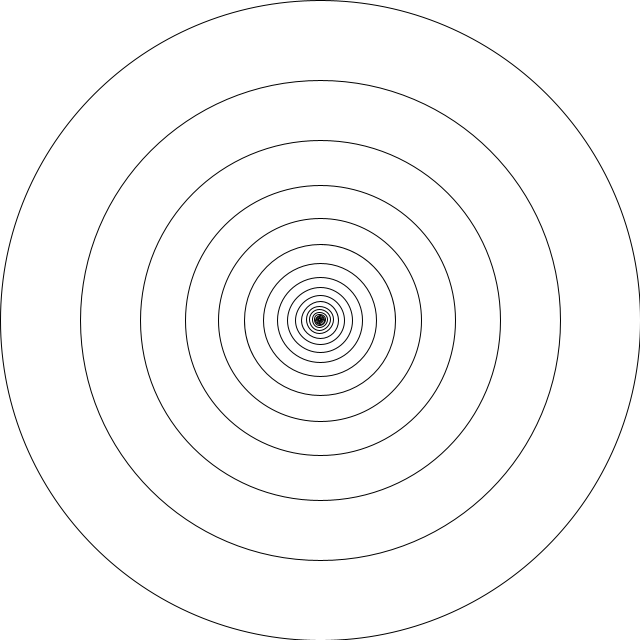
Frame 1 (no input)
Frame 2 (the mouse pressed at the canvas centre, redrawn once): identical to frame 1, image omitted

The Processing sketch that drew this single still picture (run headless with seeded random() and noise(); the mouse was pressed at the canvas centre and the sketch redrawn once):

// Processing sketch: Recursion_01
// ── Recursion_01.pde
/*

 Intro to Generative Art Workshop by Liu Chang
 3.05.2017 @Queens Museum, Queens, New York
 
 Below is a code example for the exercise section.
 Only for education purpose.
 
 www.liuchang.work
 
 */

// Simple Recursion

void setup() {
  size(640,640);  
}

void draw() {
  background(255);
  drawCircle(width/2,height/2,width); 
  noLoop();
}

// Very simple function that draws one circle 
// and recursively calls itself
void drawCircle(int x, int y, float r) {
  ellipse(x, y, r, r);
  // Exit condition, stop when radius is too small
  if(r > 2) {
    r *= 0.75f;
    // Call the function inside the function! (recursion!)
    drawCircle(x, y, r);	 
  }				
}
